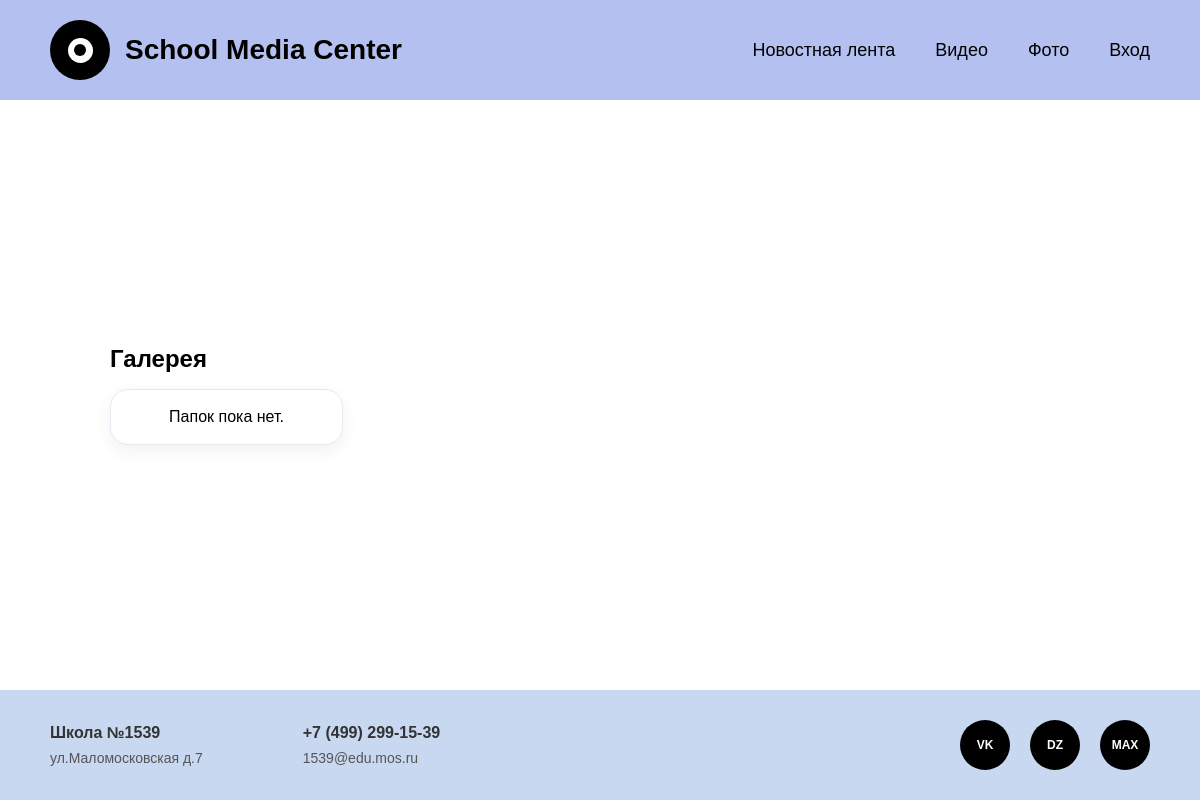
The app's page /gallery/, older data.
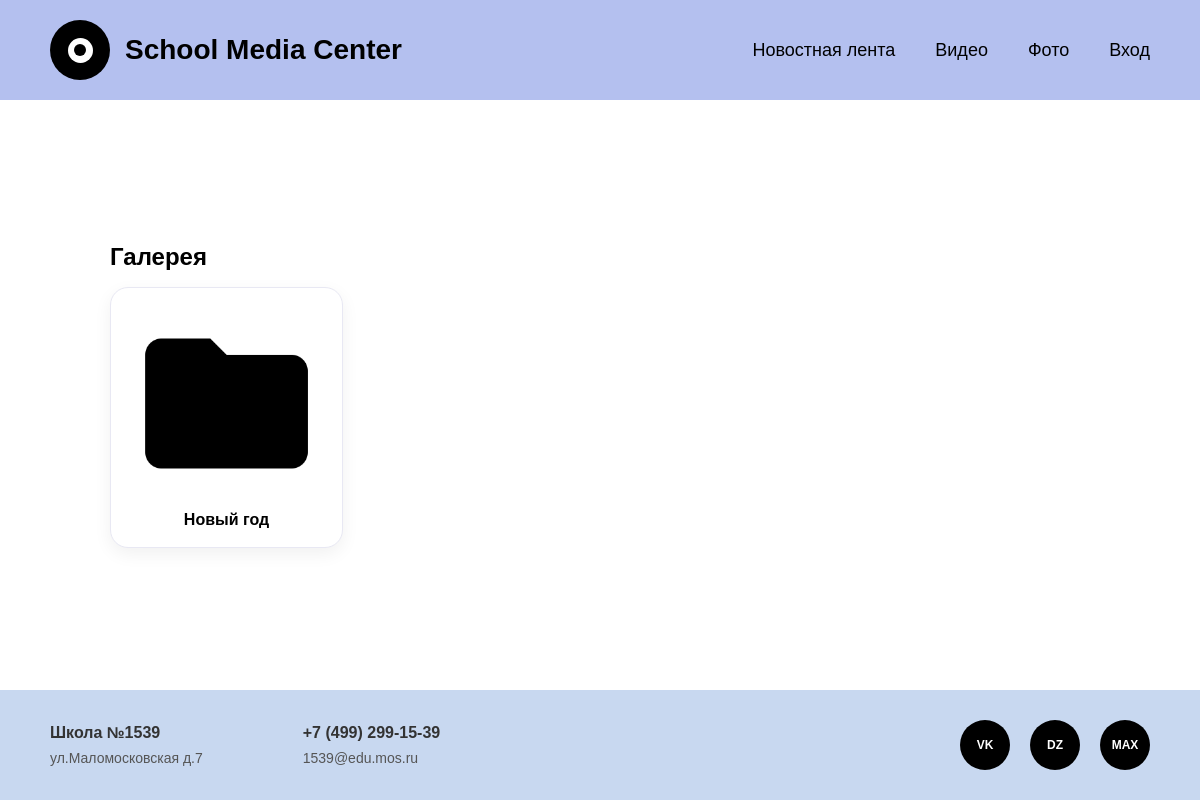
The same page, newer data.
### media_center/models.py (models this page shows, shortened)
class GalleryFolder(models.Model):
    folder_name = models.CharField(max_length=255)

### media_center/views.py (the view)
# urls.py: path('gallery/', views.gallery_folders, name='gallery_folders'),
def gallery_folders(request):
    folders = GalleryFolder.objects.all().order_by('folder_name')
    return render(request, 'media_center/gallery_folders.html', {'folders': folders})

### media_center/context_processors.py (called while the page is built)
def site_info(request):
    return {
        'school_name': 'Школа №1539',
        'address': 'ул.Маломосковская д.7',
        'phone': '+7 (499) 299-15-39',
        'email': '1539@edu.mos.ru',
    }

### media_center/templates/media_center/gallery_folders.html (shortened to what this page needs)
{% extends "media_center/base.html" %}
{% load static %}
{% block content %}
<div class="page">
  <div class="stack">
    <div class="row" style="justify-content: space-between;">
      <h2>Галерея</h2>
    </div>
    <div class="grid">
      {% for folder in folders %}
        <a class="card" style="text-decoration:none; color:inherit;" href="{% url 'media_center:gallery_photos' folder.id %}">
          <div class="stack" style="gap:10px;">
            <img class="folder-icon" src="{% static 'dir.png' %}" alt="Папка">
            <div class="center" style="font-weight:700;">{{ folder.folder_name }}</div>
          </div>
        </a>
      {% empty %}
        <div class="card center">Папок пока нет.</div>
      {% endfor %}
    </div>
  </div>
</div>
{% endblock %}

### media_center/templates/media_center/base.html (shortened to what this page needs)
<!DOCTYPE html>
<html lang="ru">
<head>
</head>
<body>
    <header class="header">
        <div class="logo-container">
            <div class="logo"></div>
            <a href="{% url 'media_center:index' %}" class="logo-text">School Media Center</a>
        </div>
        <nav class="nav">
            <a href="{% url 'media_center:post_list' %}">Новостная лента</a>
            <a href="{% url 'media_center:video_levels' %}">Видео</a>
            <a href="{% url 'media_center:gallery_folders' %}">Фото</a>
            {% if user.is_authenticated %}
                <a href="{% url 'media_center:logout' %}">Выход ({{ user.username }})</a>
            {% else %}
                <a href="{% url 'media_center:login' %}">Вход</a>
            {% endif %}
        </nav>
    </header>
    <main class="main-content">
        {% block content %}{% endblock %}
    </main>
    <footer class="footer">
        <div class="footer-info">
            <div class="footer-block">
                <h3>{{ school_name }}</h3>
                <p>{{ address }}</p>
            </div>
            <div class="footer-block">
                <h3>{{ phone }}</h3>
                <p>{{ email }}</p>
            </div>
        </div>
        <div class="social-icons">
            <a href="#" class="social-icon" title="VK">VK</a>
            <a href="#" class="social-icon" title="Dzen">DZ</a>
            <a href="#" class="social-icon" title="Max">MAX</a>
        </div>
    </footer>
</body>
</html>

### media_center/templates/media_center/base.html (style rules this page uses)
* { margin: 0; padding: 0; box-sizing: border-box; }
body { font-family: Arial, sans-serif; background-color: #ffffff; min-height: 100vh; display: flex; flex-direction: column; }
.header { background: #B4C0EF; padding: 20px 50px; display: flex; justify-content: space-between; align-items: center; }
.logo-container { display: flex; align-items: center; gap: 15px; }
.logo { width: 60px; height: 60px; background-color: #000; border-radius: 50%; display: flex; align-items: center; justify-content: center; position: relative; }
.logo::before { content: ''; width: 25px; height: 25px; background-color: #fff; border-radius: 50%; position: absolute; }
.logo::after { content: ''; width: 12px; height: 12px; background-color: #000; border-radius: 50%; position: absolute; }
.logo-text { font-size: 28px; font-weight: bold; color: #000; text-decoration: none; }
.nav { display: flex; gap: 40px; }
.nav a { color: #000; text-decoration: none; font-size: 18px; font-weight: 500; transition: opacity 0.3s; }
.main-content { flex: 1; display: flex; flex-direction: column; justify-content: center; align-items: center; padding: 40px 20px; background-color: #FFFFFF; text-align: center; }
.footer { background: #c8d8f0; padding: 30px 50px; display: flex; justify-content: space-between; align-items: center; }
.footer-info { display: flex; gap: 100px; }
.footer-block h3 { font-size: 16px; font-weight: bold; margin-bottom: 8px; color: #333; }
.footer-block p { font-size: 14px; color: #555; }
.social-icons { display: flex; gap: 20px; }
.social-icon { width: 50px; height: 50px; background-color: #000; border-radius: 50%; display: flex; align-items: center; justify-content: center; color: #fff; font-weight: bold; text-decoration: none; transition: transform 0.3s; font-size: 12px; }
.page { width: min(980px, 100%); }
.stack { display: flex; flex-direction: column; gap: 16px; }
.row { display: flex; gap: 12px; align-items: center; flex-wrap: wrap; }
.card { background: #fff; border: 1px solid #e8e8f3; border-radius: 18px; padding: 18px; box-shadow: 0 6px 18px rgba(0,0,0,0.06); text-align: left; }
.center { text-align: center; }
.grid { display: grid; grid-template-columns: repeat(auto-fill, minmax(200px, 1fr)); gap: 16px; }

Row changes from the older to the newer data that the page shows:
added GalleryFolder: folder_name "Новый год"
Text that changed along with them:
text no longer shown: "Папок пока нет."
